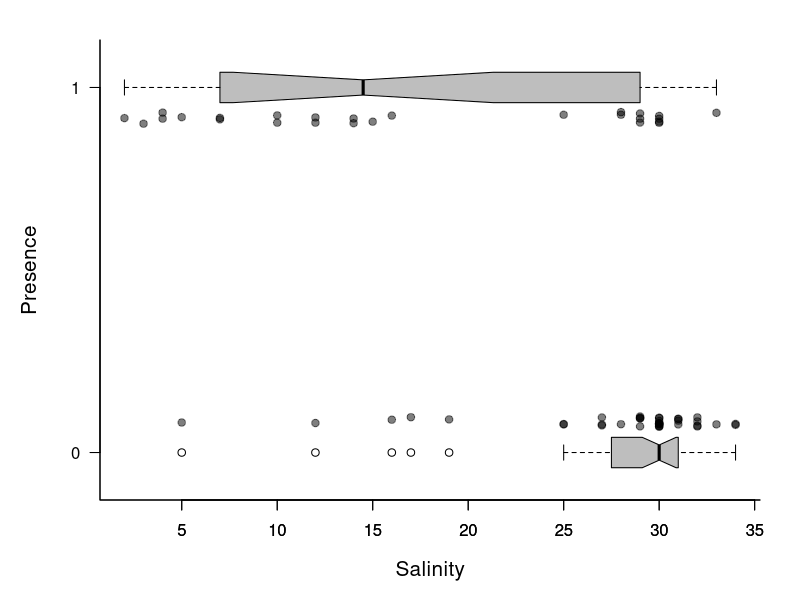
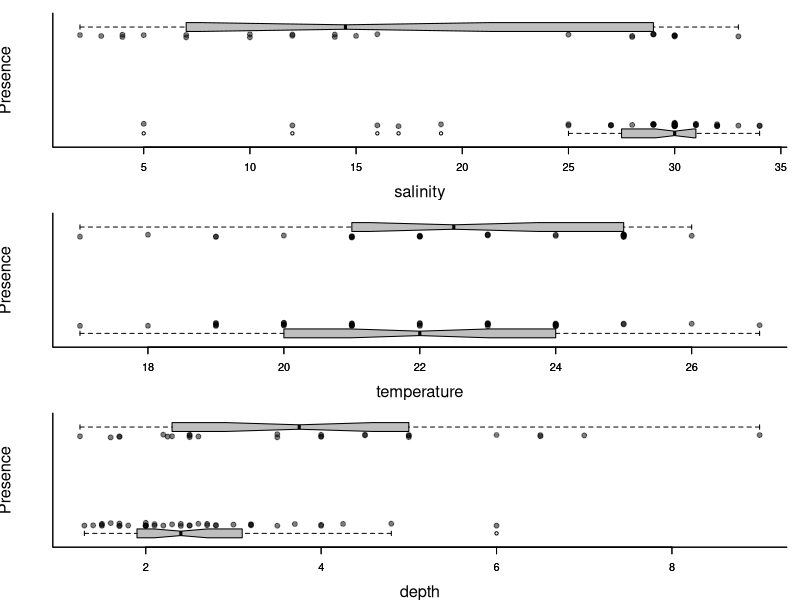
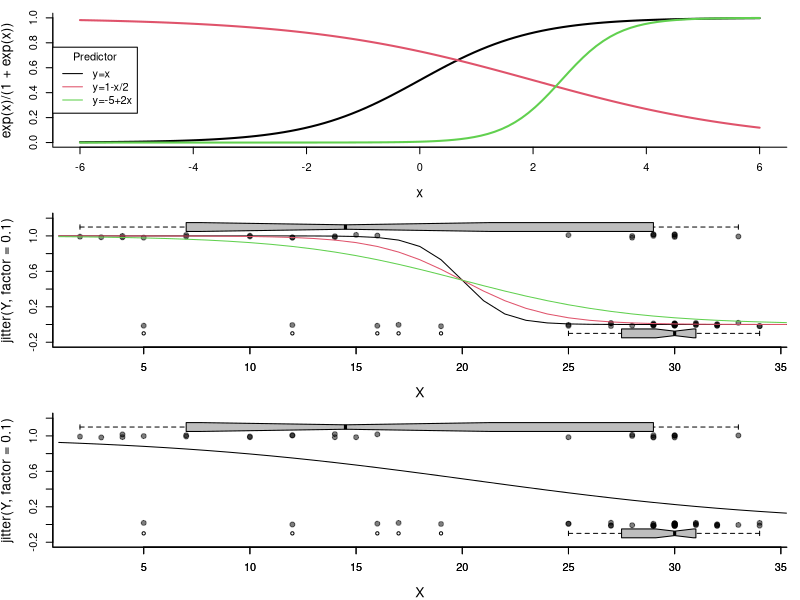
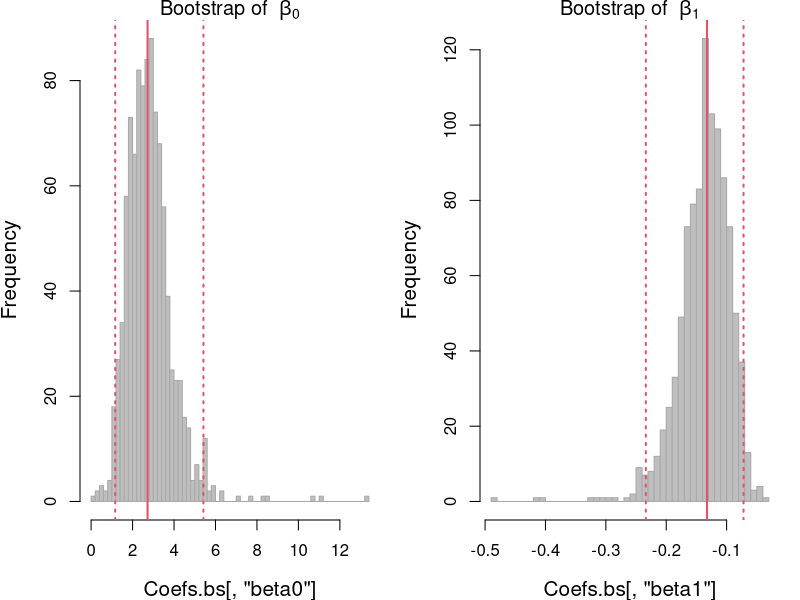

Here is the R script that generated these plots, in order:
## ---- chunk 1
Solea <- read.csv("data/Solea.csv")
## ---- chunk 2
head(Solea)
## ---- chunk 3
par(bty="l", cex.lab=1.25, mar=c(5,5,2,2))
Y <- Solea$Solea_solea
X <- Solea$salinity
plot(X, jitter(Y, factor=0.1), col=rgb(0,0,0,.5), pch=19, ylim=c(-.2,1.2), xlab="Salinity", ylab="Presence", yaxt="n")
boxplot(X~Y, horizontal=TRUE, notch=TRUE, add=TRUE, at=c(-.1,1.1), width=c(.1,.1), col="grey", boxwex = 0.1, las=1)
## ---- chunk 4
plotBinary <- function (X, Y, ...) 
 {
     plot(X, jitter(Y, factor = 0.1), col = rgb(0, 0, 0, 0.5), 
         pch = 19, ylim = c(-0.2, 1.2), ...)
     boxplot(X ~ Y, horizontal = TRUE, notch = TRUE, add = TRUE, 
         at = c(-0.1, 1.1), width = c(0.1, 0.1), col = "grey", 
         boxwex = 0.1, yaxt = "n")
 }
## ---- chunk 5
par(mfrow=c(3,1), bty="l", mar=c(4,4,1,1), cex.lab=1.5)
with(Solea, plotBinary(salinity, Solea_solea, xlab="salinity", ylab = "Presence", yaxt = "n"))
with(Solea, plotBinary(temp, Solea_solea, xlab="temperature",   ylab = "Presence", yaxt = "n"))
with(Solea, plotBinary(depth, Solea_solea, xlab="depth", ylab = "Presence", yaxt = "n"))
## ---- chunk 6
par(cex.lab=1.25, bty="l")
curve(exp(x)/(1+exp(x)), xlim=c(-6,6), lwd=2)
curve(exp(1 - x/2)/(1+exp(1-x/2)), add=TRUE, col=2, lwd=2)
curve(exp(-5 + 2*x)/(1+exp(-5+2*x)), add=TRUE, col=3, lwd=2)
legend("left", col=1:3, legend=c("y=x", "y=1-x/2", "y=-5+2x"), title="Predictor", lty=1)
## ---- chunk 7
X <- Solea$salinity
Y <- Solea$Solea_solea
## ---- chunk 8
getP.hat <- function(beta0, beta1, X){
	lP <- (beta0 + beta1 * X)
	exp(lP)/(1 + exp(lP))
}
## ---- chunk 9
par(bty="l")
plotBinary(X,Y)
lines(1:40, getP.hat(beta0 = 20, beta1 = -1, 1:40))
lines(1:40, getP.hat(beta0 = 10, beta1 = -1/2, 1:40), col=2)
lines(1:40, getP.hat(beta0 = 5, beta1 = -1/4, 1:40), col=3)
## ---- chunk 10
logLike.Binomial <- function(coefs, X, Y){
	beta0 <- coefs['beta0']
	beta1 <- coefs['beta1']
	p.hat <- getP.hat(beta0, beta1, X)
	-sum(dbinom(Y, size = 1, prob = p.hat, log = TRUE))
}
## ---- chunk 11
coef0 <- c(beta0 = 0, beta1 = -1)
## ---- chunk 12
(glm.fit <- optim(coef0, fn = logLike.Binomial, X = X, Y = Y, hessian= TRUE))
## ---- chunk 13
(coef.hat <- glm.fit$par)
## ---- chunk 14
par(bty="l")
plotBinary(X,Y)
lines(1:40, getP.hat(beta0 = glm.fit$par['beta0'], beta1 = glm.fit$par['beta1'], 1:40))
## ---- chunk 15
sqrt(diag(solve(glm.fit$hessian)))
## ---- chunk 16
getCoefs <- function(X,Y){
	optim(coef.hat, fn = logLike.Binomial, X = X, Y = Y, hessian= FALSE)$par
}
## ---- chunk 17
nreps <- 1000
Coefs.bs <- matrix(nrow = nreps, ncol = 2)
for(i in 1:nreps){
	sample <- sample(1:length(X), replace = TRUE)
	Coefs.bs[i,] <- getCoefs(X[sample], Y[sample])
}
colnames(Coefs.bs) <- c("beta0", "beta1")
## ---- chunk 18
par(mfrow = c(1,2))
hist(Coefs.bs[,'beta0'], col="grey", bor = "darkgrey", breaks = 50, 
	main = expression("Bootstrap of "~beta[0]))
abline(v = quantile(Coefs.bs[,1], c(0.025, 0.5, 0.975)), col = 2, lwd = 2, lty = c(3,1,3))

hist(Coefs.bs[,'beta1'], col="grey", bor = "darkgrey", breaks = 50, 
	main = expression("Bootstrap of "~beta[1]))
abline(v = quantile(Coefs.bs[,2], c(0.025, 0.5, 0.975)), col = 2, lwd = 2, lty = c(3,1,3))
## ---- chunk 19
apply(Coefs.bs, 2, quantile, p = c(0.025, 0.975))
## ---- chunk 20
summary(glm(Y~X, family = "binomial"))
## ---- chunk 21
logLik(glm(Y~X, family = "binomial"))
## ---- chunk 22
glm.fit$value
